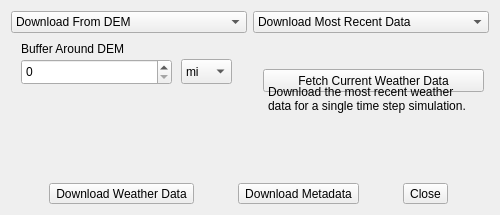
<?xml version="1.0" encoding="UTF-8"?>
<ui version="4.0">
 <class>stationFetchWidget</class>
 <widget class="QWidget" name="stationFetchWidget">
  <property name="geometry">
   <rect>
    <x>0</x>
    <y>0</y>
    <width>500</width>
    <height>215</height>
   </rect>
  </property>
  <property name="sizePolicy">
   <sizepolicy hsizetype="Minimum" vsizetype="Minimum">
    <horstretch>0</horstretch>
    <verstretch>0</verstretch>
   </sizepolicy>
  </property>
  <property name="minimumSize">
   <size>
    <width>500</width>
    <height>215</height>
   </size>
  </property>
  <property name="maximumSize">
   <size>
    <width>1500</width>
    <height>2504</height>
   </size>
  </property>
  <property name="windowTitle">
   <string>Station Downloader</string>
  </property>
  <property name="windowIcon">
   <iconset resource="../../wn-resources.qrc">
    <normaloff>:/wn-icon.png</normaloff>:/wn-icon.png</iconset>
  </property>
  <layout class="QGridLayout" name="gridLayout">
   <item row="0" column="0">
    <layout class="QHBoxLayout" name="horizontalLayout_3">
     <item>
      <layout class="QHBoxLayout" name="horizontalLayout_4">
       <item>
        <layout class="QVBoxLayout" name="verticalLayout">
         <item>
          <widget class="QComboBox" name="geoLoc">
           <item>
            <property name="text">
             <string>Download From DEM</string>
            </property>
           </item>
           <item>
            <property name="text">
             <string>Download By Station ID</string>
            </property>
           </item>
          </widget>
         </item>
         <item>
          <widget class="QStackedWidget" name="geoPage">
           <widget class="QWidget" name="DEM">
            <widget class="QLabel" name="buffLabel">
             <property name="geometry">
              <rect>
               <x>10</x>
               <y>0</y>
               <width>141</width>
               <height>20</height>
              </rect>
             </property>
             <property name="text">
              <string>Buffer Around DEM</string>
             </property>
            </widget>
            <widget class="QSpinBox" name="bufferSpin">
             <property name="geometry">
              <rect>
               <x>10</x>
               <y>20</y>
               <width>151</width>
               <height>26</height>
              </rect>
             </property>
             <property name="maximum">
              <number>999999999</number>
             </property>
            </widget>
            <widget class="QComboBox" name="buffUnits">
             <property name="geometry">
              <rect>
               <x>170</x>
               <y>20</y>
               <width>51</width>
               <height>25</height>
              </rect>
             </property>
             <item>
              <property name="text">
               <string>mi</string>
              </property>
             </item>
             <item>
              <property name="text">
               <string>km</string>
              </property>
             </item>
            </widget>
           </widget>
           <widget class="QWidget" name="STID">
            <widget class="QLineEdit" name="idLine">
             <property name="geometry">
              <rect>
               <x>0</x>
               <y>30</y>
               <width>221</width>
               <height>25</height>
              </rect>
             </property>
             <property name="text">
              <string/>
             </property>
             <property name="placeholderText">
              <string>KMSO,PNTM8</string>
             </property>
            </widget>
            <widget class="QLabel" name="idLabel">
             <property name="geometry">
              <rect>
               <x>0</x>
               <y>10</y>
               <width>161</width>
               <height>17</height>
              </rect>
             </property>
             <property name="text">
              <string>Input Station IDs</string>
             </property>
            </widget>
            <zorder>idLabel</zorder>
            <zorder>idLine</zorder>
           </widget>
          </widget>
         </item>
        </layout>
       </item>
      </layout>
     </item>
     <item>
      <layout class="QHBoxLayout" name="horizontalLayout_6">
       <item>
        <layout class="QVBoxLayout" name="verticalLayout_3">
         <item>
          <widget class="QComboBox" name="timeLoc">
           <item>
            <property name="text">
             <string>Download Most Recent Data</string>
            </property>
           </item>
           <item>
            <property name="text">
             <string>Download Between Two Dates</string>
            </property>
           </item>
          </widget>
         </item>
         <item>
          <widget class="QStackedWidget" name="timePage">
           <widget class="QWidget" name="current">
            <widget class="QToolButton" name="currentBox">
             <property name="enabled">
              <bool>true</bool>
             </property>
             <property name="geometry">
              <rect>
               <x>10</x>
               <y>30</y>
               <width>221</width>
               <height>23</height>
              </rect>
             </property>
             <property name="autoFillBackground">
              <bool>false</bool>
             </property>
             <property name="text">
              <string>Fetch Current Weather Data</string>
             </property>
             <property name="checkable">
              <bool>false</bool>
             </property>
             <property name="checked">
              <bool>false</bool>
             </property>
            </widget>
            <widget class="QLabel" name="FCWD">
             <property name="geometry">
              <rect>
               <x>15</x>
               <y>30</y>
               <width>211</width>
               <height>61</height>
              </rect>
             </property>
             <property name="text">
              <string>&lt;html&gt;&lt;head/&gt;&lt;body&gt;&lt;p&gt;Download the most recent weather data for a single time step simulation.&lt;/p&gt;&lt;/body&gt;&lt;/html&gt;</string>
             </property>
             <property name="wordWrap">
              <bool>true</bool>
             </property>
            </widget>
           </widget>
           <widget class="QWidget" name="timeseries">
            <widget class="QDateTimeEdit" name="startEdit">
             <property name="geometry">
              <rect>
               <x>30</x>
               <y>30</y>
               <width>194</width>
               <height>26</height>
              </rect>
             </property>
             <property name="calendarPopup">
              <bool>true</bool>
             </property>
            </widget>
            <widget class="QDateTimeEdit" name="endEdit">
             <property name="geometry">
              <rect>
               <x>30</x>
               <y>90</y>
               <width>194</width>
               <height>26</height>
              </rect>
             </property>
             <property name="calendarPopup">
              <bool>true</bool>
             </property>
            </widget>
            <widget class="QLabel" name="label_2">
             <property name="geometry">
              <rect>
               <x>30</x>
               <y>10</y>
               <width>101</width>
               <height>17</height>
              </rect>
             </property>
             <property name="text">
              <string>Start Time</string>
             </property>
            </widget>
            <widget class="QLabel" name="label_3">
             <property name="geometry">
              <rect>
               <x>30</x>
               <y>70</y>
               <width>67</width>
               <height>17</height>
              </rect>
             </property>
             <property name="text">
              <string>End Time</string>
             </property>
            </widget>
           </widget>
          </widget>
         </item>
        </layout>
       </item>
      </layout>
     </item>
    </layout>
   </item>
   <item row="1" column="0">
    <layout class="QHBoxLayout" name="horizontalLayout_5">
     <item>
      <widget class="QToolButton" name="fetchDataButton">
       <property name="toolTip">
        <string>&lt;html&gt;&lt;head/&gt;&lt;body&gt;&lt;p&gt;Fetches weather data based on above specified parameters.&lt;/p&gt;&lt;/body&gt;&lt;/html&gt;</string>
       </property>
       <property name="text">
        <string>Download Weather Data</string>
       </property>
       <property name="icon">
        <iconset resource="../../wn-resources.qrc">
         <normaloff>:/transmit.png</normaloff>:/transmit.png</iconset>
       </property>
       <property name="toolButtonStyle">
        <enum>Qt::ToolButtonTextBesideIcon</enum>
       </property>
      </widget>
     </item>
     <item>
      <widget class="QToolButton" name="fetchMetaButton">
       <property name="toolTip">
        <string>&lt;html&gt;&lt;head/&gt;&lt;body&gt;&lt;p&gt;Fetches general information about nearby weather stations.&lt;/p&gt;&lt;p&gt;Such as: Latitude, Longitude, Elevation and Status,&lt;/p&gt;&lt;/body&gt;&lt;/html&gt;</string>
       </property>
       <property name="text">
        <string>Download Metadata</string>
       </property>
       <property name="icon">
        <iconset resource="../../wn-resources.qrc">
         <normaloff>:/images/icons/transmit_blue.png</normaloff>:/images/icons/transmit_blue.png</iconset>
       </property>
       <property name="checkable">
        <bool>false</bool>
       </property>
       <property name="toolButtonStyle">
        <enum>Qt::ToolButtonTextBesideIcon</enum>
       </property>
      </widget>
     </item>
     <item>
      <widget class="QToolButton" name="closeButton">
       <property name="toolTip">
        <string>&lt;html&gt;&lt;head/&gt;&lt;body&gt;&lt;p&gt;Close Station Downloader&lt;/p&gt;&lt;/body&gt;&lt;/html&gt;</string>
       </property>
       <property name="text">
        <string>Close</string>
       </property>
       <property name="icon">
        <iconset resource="../../wn-resources.qrc">
         <normaloff>:/cross.png</normaloff>:/cross.png</iconset>
       </property>
       <property name="toolButtonStyle">
        <enum>Qt::ToolButtonTextBesideIcon</enum>
       </property>
      </widget>
     </item>
    </layout>
   </item>
  </layout>
 </widget>
 <resources>
  <include location="../../wn-resources.qrc"/>
 </resources>
 <connections>
  <connection>
   <sender>geoLoc</sender>
   <signal>currentIndexChanged(int)</signal>
   <receiver>geoPage</receiver>
   <slot>setCurrentIndex(int)</slot>
   <hints>
    <hint type="sourcelabel">
     <x>128</x>
     <y>24</y>
    </hint>
    <hint type="destinationlabel">
     <x>128</x>
     <y>252</y>
    </hint>
   </hints>
  </connection>
  <connection>
   <sender>timeLoc</sender>
   <signal>currentIndexChanged(int)</signal>
   <receiver>timePage</receiver>
   <slot>setCurrentIndex(int)</slot>
   <hints>
    <hint type="sourcelabel">
     <x>371</x>
     <y>24</y>
    </hint>
    <hint type="destinationlabel">
     <x>371</x>
     <y>252</y>
    </hint>
   </hints>
  </connection>
 </connections>
 <slots>
  <slot>slot1()</slot>
 </slots>
</ui>
